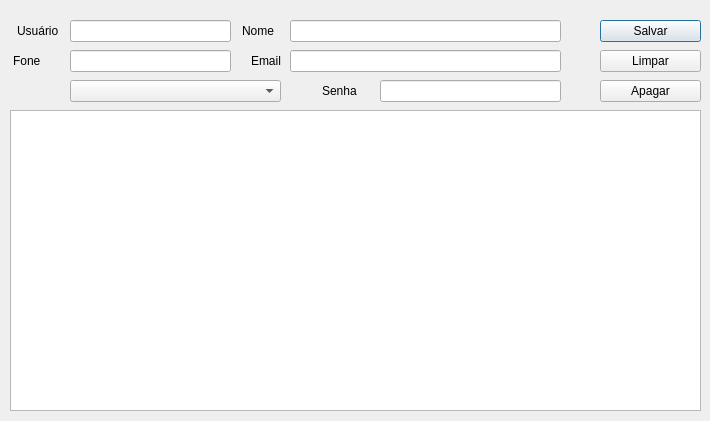
<?xml version="1.0" encoding="UTF-8"?>
<ui version="4.0">
 <class>Userinfo</class>
 <widget class="QDialog" name="Userinfo">
  <property name="geometry">
   <rect>
    <x>0</x>
    <y>0</y>
    <width>710</width>
    <height>421</height>
   </rect>
  </property>
  <property name="windowTitle">
   <string>Informações de Usuário</string>
  </property>
  <widget class="QLabel" name="label_db">
   <property name="geometry">
    <rect>
     <x>40</x>
     <y>380</y>
     <width>421</width>
     <height>16</height>
    </rect>
   </property>
   <property name="text">
    <string/>
   </property>
  </widget>
  <widget class="QPushButton" name="pushButton_save">
   <property name="geometry">
    <rect>
     <x>600</x>
     <y>20</y>
     <width>101</width>
     <height>22</height>
    </rect>
   </property>
   <property name="text">
    <string>Salvar</string>
   </property>
  </widget>
  <widget class="QTableView" name="tableView">
   <property name="geometry">
    <rect>
     <x>10</x>
     <y>110</y>
     <width>691</width>
     <height>301</height>
    </rect>
   </property>
  </widget>
  <widget class="QPushButton" name="pushButton_delete">
   <property name="geometry">
    <rect>
     <x>600</x>
     <y>80</y>
     <width>101</width>
     <height>22</height>
    </rect>
   </property>
   <property name="text">
    <string>Apagar</string>
   </property>
  </widget>
  <widget class="QComboBox" name="comboBox_funcao">
   <property name="geometry">
    <rect>
     <x>70</x>
     <y>80</y>
     <width>211</width>
     <height>22</height>
    </rect>
   </property>
  </widget>
  <widget class="QPushButton" name="pushButton_limpar">
   <property name="geometry">
    <rect>
     <x>600</x>
     <y>50</y>
     <width>101</width>
     <height>22</height>
    </rect>
   </property>
   <property name="text">
    <string>Limpar</string>
   </property>
  </widget>
  <widget class="QLineEdit" name="lineEdit_user">
   <property name="geometry">
    <rect>
     <x>70</x>
     <y>20</y>
     <width>161</width>
     <height>22</height>
    </rect>
   </property>
  </widget>
  <widget class="QLabel" name="label_2">
   <property name="geometry">
    <rect>
     <x>17</x>
     <y>20</y>
     <width>51</width>
     <height>22</height>
    </rect>
   </property>
   <property name="text">
    <string>Usuário</string>
   </property>
  </widget>
  <widget class="QLineEdit" name="lineEdit_pass">
   <property name="geometry">
    <rect>
     <x>380</x>
     <y>80</y>
     <width>181</width>
     <height>22</height>
    </rect>
   </property>
  </widget>
  <widget class="QLabel" name="label_3">
   <property name="geometry">
    <rect>
     <x>322</x>
     <y>80</y>
     <width>42</width>
     <height>22</height>
    </rect>
   </property>
   <property name="text">
    <string>Senha</string>
   </property>
  </widget>
  <widget class="QLineEdit" name="lineEdit_nome">
   <property name="geometry">
    <rect>
     <x>290</x>
     <y>20</y>
     <width>271</width>
     <height>22</height>
    </rect>
   </property>
  </widget>
  <widget class="QLabel" name="label">
   <property name="geometry">
    <rect>
     <x>242</x>
     <y>20</y>
     <width>36</width>
     <height>22</height>
    </rect>
   </property>
   <property name="text">
    <string>Nome</string>
   </property>
  </widget>
  <widget class="QLabel" name="label_6">
   <property name="geometry">
    <rect>
     <x>13</x>
     <y>50</y>
     <width>31</width>
     <height>22</height>
    </rect>
   </property>
   <property name="text">
    <string>Fone</string>
   </property>
  </widget>
  <widget class="QLineEdit" name="lineEdit_fone">
   <property name="geometry">
    <rect>
     <x>70</x>
     <y>50</y>
     <width>161</width>
     <height>22</height>
    </rect>
   </property>
  </widget>
  <widget class="QLineEdit" name="lineEdit_email">
   <property name="geometry">
    <rect>
     <x>290</x>
     <y>50</y>
     <width>271</width>
     <height>22</height>
    </rect>
   </property>
  </widget>
  <widget class="QLabel" name="label_4">
   <property name="geometry">
    <rect>
     <x>251</x>
     <y>50</y>
     <width>33</width>
     <height>22</height>
    </rect>
   </property>
   <property name="text">
    <string>Email</string>
   </property>
  </widget>
 </widget>
 <resources/>
 <connections/>
</ui>
